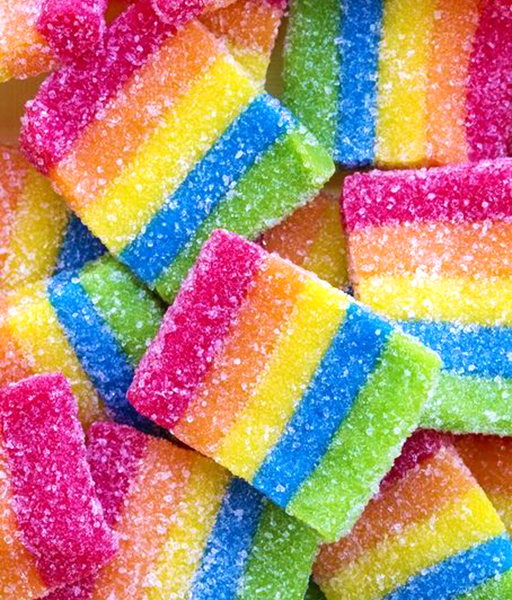
%> input picture code/matlab/tv_EAP_auto/input.png, 512 x 600 px
$ octave run.m   (GNU Octave 9; MATLAB toolbox functions it lacks are replaced by stand-ins)
%> lines starting %> are read from the running program, lines starting %| are printed output that depends on the picture
%> further down, img is the input picture: size 600x512x3 uint8; mean R, G, B 178.7, 138.8, 120.8
### code/matlab/tv_EAP_auto/eap.m
function output = eap(imgr,u,func)
%> called with u = 0.1
img = double(imgr);
%> img: size 600x512x3 double
[height, width, ~]=size(img);
%> height = 600; width = 512
mask = rand(height, width);
mask(mask < 0.5) = 0;
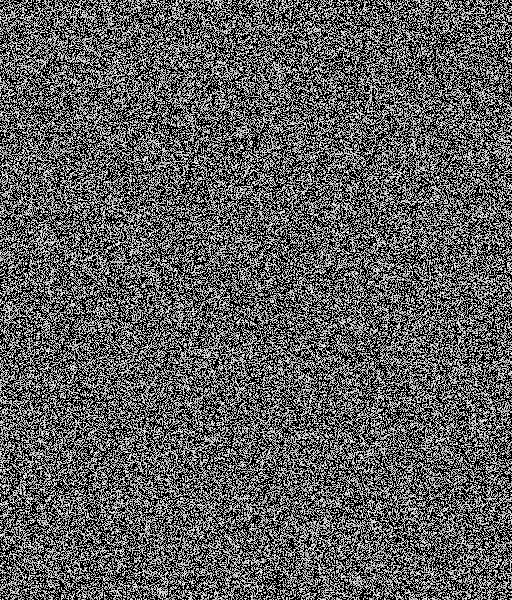
%> mask: size 600x512 double; min 0, max 1, mean 0.375
mask(mask > 0) = 255;
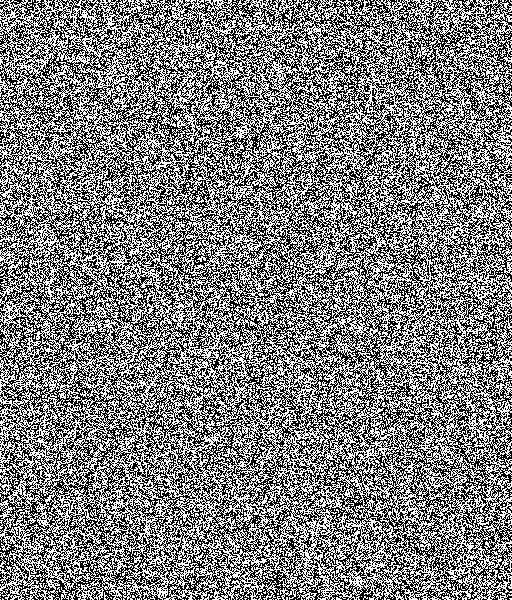
%> mask: size 600x512 double; 49.9% white in thin lines or dots
eps_weight = 1.0;
for k=1:5
    disp(k);
    output=func(img, repmat(mask, [1, 1, 3]));
    imwrite(mask, 'mask.png');
    imwrite(output, 'output.png');
    value = sum((output - img).^2,3);
    weight = sum((output - imboxfilt(output,3)).^2,3);
    knapsack = value./(weight + eps_weight);
    thre = sort(knapsack(:));
    thre = thre(int64(double(height*width)*(1.0 - double(k) * u / 5.0)));
    knapsack = knapsack./thre;
    mask = ones(height, width);
    alpha = double(5 - k)./4.0;
    mask(rand(height, width).*alpha +1.0-alpha<knapsack) = 255;
    mask(mask < 255) = 0;
end
end

### code/matlab/tv_EAP_auto/TVL1denoise.m
% TVL1denoise - TV-L1 image denoising with the primal-dual algorithm.
%
% Function denoises an image using the TV-L1 model optimized with a primal-dual
% algorithm; this works best for impulse noise. For more details, see
%   A. Mordvintsev: ROF and TV-L1 denoising with Primal-Dual algorithm,
%   http://znah.net/rof-and-tv-l1-denoising-with-primal-dual-algorithm.html
% and
%   Chambolle et al. An introduction to Total Variation for Image Analysis, 2009. <hal-00437581>
%   https://hal.archives-ouvertes.fr/hal-00437581/document
%
% Usage:
%    newim = TVL1denoise(im, lambda, niter)
%
% Arguments:
%    im          -  Image to be processed
%    lambda      -  Regularization parameter controlling the amount
%                   of denoising; smaller values imply more aggressive
%                   denoising which tends to produce more smoothed results.
%    niter       -  Number of iterations. If omitted or empty defaults
%                   to 100
%
% Returns:
%    newim       -  Denoised image with pixel values in [0 1].

% Copyright (c) 2016 Manolis Lourakis (lourakis **at** ics forth gr)
% Institute of Computer Science,
% Foundation for Research & Technology - Hellas
% Heraklion, Crete, Greece.
% http://www.ics.forth.gr/
%
% Permission is hereby granted, free of charge, to any person obtaining a copy
% of this software and associated documentation files (the "Software"), to deal
% in the Software without restriction, subject to the following conditions:
%
% The above copyright notice and this permission notice shall be included in
% all copies or substantial portions of the Software.
%
% The Software is provided "as is", without warranty of any kind.
%
% Modified by ToS2P (the Team of Style2Paints).
% for non-commercial ussage only.
%

function newim = TVL1denoise(im, mask, lambda, niter)

  if(nargin<3) || isempty(niter)
    niter=100;
  end

  L2=8.0;
  tau=0.02;
  sigma=1.0/(L2*tau);
  theta=1.0;
  lt=lambda*tau;

  [height, width, channel]=size(im);
  unew=zeros(height, width, channel);
  p=zeros(height, width, channel, 2);
  d=zeros(height, width, channel);
  ux=zeros(height, width, channel);
  uy=zeros(height, width, channel);

  mx=max(im(:));
  nim=double(im)/double(mx);
  nmask = double(mask)/double(255);
  u=nim;

  p(:, :, :, 1)=u(:, [2:width, width], :) - u;
  p(:, :, :, 2)=u([2:height, height], :, :) - u;

  for k=1:niter
    ux=u(:, [2:width, width], :) - u;
    uy=u([2:height, height], :, :) - u;
    p=p + sigma*cat(4, ux, uy);
    normep=max(1, sqrt(p(:, :, :, 1).^2 + p(:, :, :, 2).^2));
    p(:, :, :, 1)=p(:, :, :, 1)./normep;
    p(:, :, :, 2)=p(:, :, :, 2)./normep;
    div=[p([1:height-1], :, :, 2); zeros(1, width, channel)] - [zeros(1, width, channel); p([1:height-1], :, :, 2)];
    div=[p(:, [1:width-1], :, 1)  zeros(height, 1, channel)] - [zeros(height, 1, channel)  p(:, [1:width-1], :, 1)] + div;
    v=u + tau*div;
    kim = nim;
    kim(nmask>0.5)=v(nmask>0.5);
    unew=(v-lt).*(v-kim>lt) + (v+lt).*(v-kim<-lt) + kim.*(abs(v-kim)<=lt);
    u=unew + theta*(unew-u);
  end

  newim=u;

### code/matlab/tv_EAP_auto/run.m
img=imread('input.png');
%> (the run ends here)
